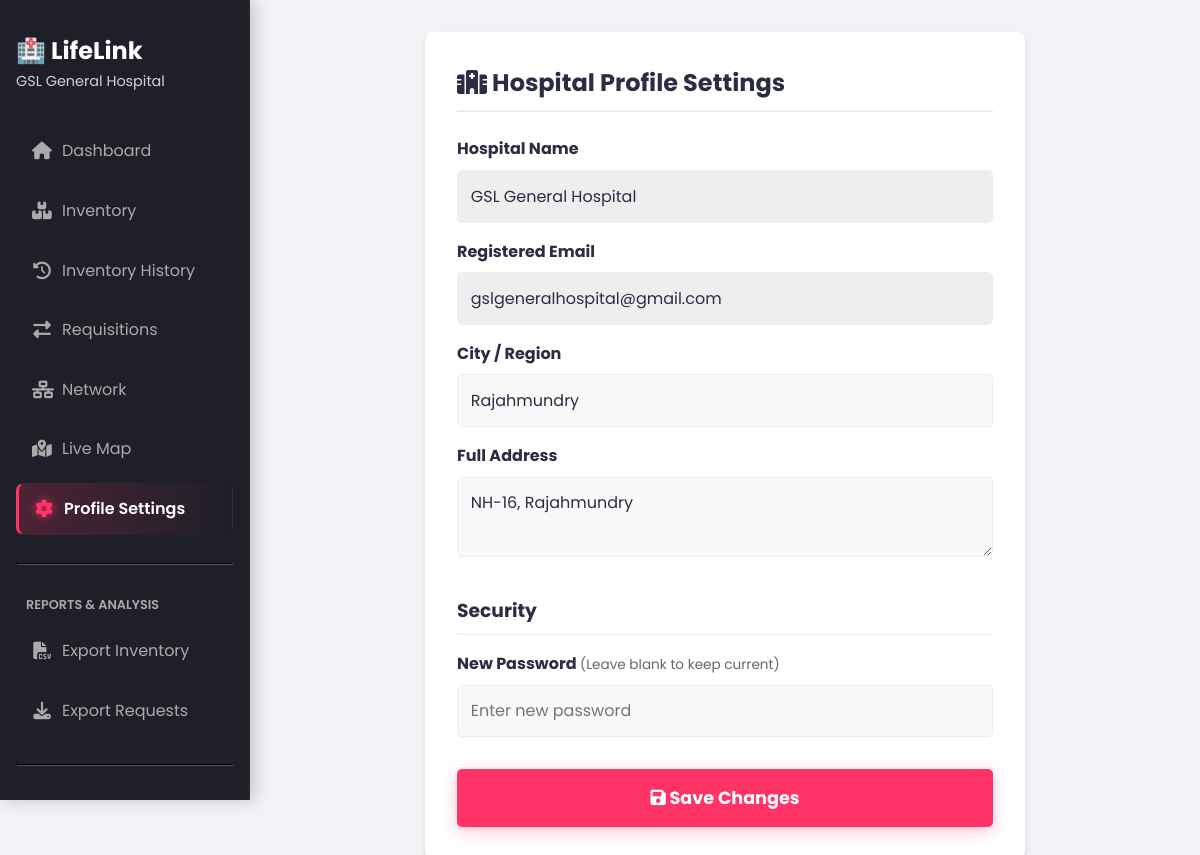
Screenshot of /hospital/profile (signed in) with the database file from the repository.
### models.py (models this page shows, shortened)
class Hospital(UserMixin, db.Model):
    __tablename__ = 'hospitals'
    id = db.Column(db.Integer, primary_key=True)
    name = db.Column(db.String(100), nullable=False)
    email = db.Column(db.String(100), unique=True, nullable=True)
    password_hash = db.Column(db.String(200), nullable=True)
    city = db.Column(db.String(50), nullable=False)
    address = db.Column(db.String(255), nullable=False)
    mobile_number = db.Column(db.String(20), unique=True, nullable=False)
    latitude = db.Column(db.Float, nullable=True)
    longitude = db.Column(db.Float, nullable=True)
    blood_stock = db.Column(db.JSON, default={})
    is_approved = db.Column(db.Boolean, default=True)

### app.py (the view, shortened to what this page needs)
@app.route('/hospital/profile', methods=['GET', 'POST'])
@login_required
def hospital_profile():
    if not isinstance(current_user, Hospital): return redirect(url_for('home'))
    return render_template('hospital/profile.html')

### app.py (called while the page is built, shortened)
@app.after_request
def add_header(response):
    response.headers['Cache-Control'] = 'no-store, no-cache, must-revalidate, post-check=0, pre-check=0, max-age=0'
    response.headers['Pragma'] = 'no-cache'
    response.headers['Expires'] = '-1'
    return response

@login_manager.user_loader
def load_user(user_id):
    if user_id.startswith('admin_'):
        try:
            uid = int(user_id.split('_')[1])
            return db.session.get(Admin, uid)
        except (IndexError, ValueError):
            return None
    if user_id.startswith('hospital_'):
        try:
            uid = int(user_id.split('_')[1])
            hosp = db.session.get(Hospital, uid)
            if hosp and not hosp.is_approved:
                return None
            return hosp
        except (IndexError, ValueError):
            return None

@app.context_processor
def inject_translations():
    lang = session.get('lang', 'en')
    def _t(key, **kwargs):
        text = TRANSLATIONS.get(lang, TRANSLATIONS['en']).get(key, key)
        for k, v in kwargs.items():
            text = text.replace(f"{{{k}}}", str(v))
        return text
    return dict(_=_t, current_lang=lang, datetime=datetime)

@app.before_request
def run_background_tasks():
    if not request.path.startswith('/static'):
        try:
            update_request_statuses()
            send_eligibility_reminders()
        except:
            pass # Keep app stable if DB is not ready

def update_request_statuses():
    try:
        now = datetime.utcnow()
        expiry_threshold = now - timedelta(hours=24)
        expired_reqs = BloodRequest.query.filter(
            BloodRequest.status == 'Pending',
            BloodRequest.created_at <= expiry_threshold
        ).all()
        for req in expired_reqs:
            req.status = 'Expired'
        expired_broadcasts = HospitalBroadcast.query.filter(
            HospitalBroadcast.status == 'Active',
            HospitalBroadcast.created_at <= expiry_threshold
        ).all()
        for b in expired_broadcasts:
            b.status = 'Expired'
        db.session.commit()
    except Exception as e:
        print(f"Error updating request statuses: {e}")
        db.session.rollback()

### templates/hospital/profile.html
{% extends 'hospital/base.html' %}
{% block hospital_content %}
<div style="max-width: 600px; margin: auto; background: var(--surface); padding: 2rem; border-radius: 8px; box-shadow: 0 4px 6px rgba(0,0,0,0.1);">
    <h2 style="margin-bottom: 1.5rem; border-bottom: 2px solid var(--border-color); padding-bottom: 0.5rem;"><i class="fas fa-hospital"></i> Hospital Profile Settings</h2>
    <form method="POST" action="{{ url_for('hospital_profile') }}">
        <div style="margin-bottom: 1rem;">
            <label style="display: block; margin-bottom: 0.5rem; font-weight: bold;">Hospital Name</label>
            <input type="text" value="{{ current_user.name }}" disabled style="width: 100%; padding: 0.8rem; border: 1px solid var(--border-color); border-radius: 5px; background: #eee; cursor: not-allowed; box-sizing: border-box;">
        </div>
        <div style="margin-bottom: 1rem;">
            <label style="display: block; margin-bottom: 0.5rem; font-weight: bold;">Registered Email</label>
            <input type="text" value="{{ current_user.email }}" disabled style="width: 100%; padding: 0.8rem; border: 1px solid var(--border-color); border-radius: 5px; background: #eee; cursor: not-allowed; box-sizing: border-box;">
        </div>
        <div style="margin-bottom: 1rem;">
            <label style="display: block; margin-bottom: 0.5rem; font-weight: bold;">City / Region</label>
            <input type="text" name="city" value="{{ current_user.city }}" required style="width: 100%; padding: 0.8rem; border: 1px solid var(--border-color); border-radius: 5px; box-sizing: border-box;">
        </div>
        <div style="margin-bottom: 1.5rem;">
            <label style="display: block; margin-bottom: 0.5rem; font-weight: bold;">Full Address</label>
            <textarea name="address" required style="width: 100%; padding: 0.8rem; border: 1px solid var(--border-color); border-radius: 5px; box-sizing: border-box; min-height: 80px;">{{ current_user.address }}</textarea>
        </div>
        <h3 style="margin-top: 2rem; margin-bottom: 1rem; border-bottom: 1px solid var(--border-color); padding-bottom: 0.5rem;">Security</h3>
        <div style="margin-bottom: 2rem;">
            <label style="display: block; margin-bottom: 0.5rem; font-weight: bold;">New Password <span style="font-weight: normal; color: #666; font-size: 0.85em;">(Leave blank to keep current)</span></label>
            <input type="password" name="new_password" placeholder="Enter new password" style="width: 100%; padding: 0.8rem; border: 1px solid var(--border-color); border-radius: 5px; box-sizing: border-box;">
        </div>
        <button type="submit" class="btn" style="width: 100%; padding: 1rem; font-size: 1.1rem; background: var(--primary); color: white; border: none; border-radius: 5px; cursor: pointer; font-weight: bold;"><i class="fas fa-save"></i> Save Changes</button>
    </form>
</div>
{% endblock %}

### templates/hospital/base.html (shortened to what this page needs)
<!DOCTYPE html>
<html lang="{{ current_lang }}">
<head>
    <link rel="stylesheet" href="{{ url_for('static', filename='css/style.css') }}">
    <link rel="stylesheet" href="https://cdnjs.cloudflare.com/ajax/libs/font-awesome/6.4.0/css/all.min.css">
</head>
<body>
    <div class="sidebar">
        <h2>🏥 LifeLink</h2>
        <p style="font-size: 0.9em; margin-bottom: 2rem; opacity: 0.8;">{{ current_user.name }}</p>
        <a href="{{ url_for('hospital_dashboard') }}" class="{{ 'active' if request.endpoint == 'hospital_dashboard' else '' }}"><i class="fas fa-home"></i> Dashboard</a>
        <a href="{{ url_for('hospital_inventory') }}" class="{{ 'active' if request.endpoint == 'hospital_inventory' else '' }}"><i class="fas fa-boxes"></i> Inventory</a>
        <a href="{{ url_for('hospital_history') }}" class="{{ 'active' if request.endpoint == 'hospital_history' else '' }}"><i class="fas fa-history"></i> Inventory History</a>
        <a href="{{ url_for('hospital_requisition') }}" class="{{ 'active' if request.endpoint == 'hospital_requisition' or request.endpoint == 'fulfill_requisition' else '' }}"><i class="fas fa-exchange-alt"></i> Requisitions</a>
        <a href="{{ url_for('hospital_network') }}" class="{{ 'active' if request.endpoint == 'hospital_network' else '' }}"><i class="fas fa-network-wired"></i> Network</a>
        <a href="{{ url_for('hospital_map') }}" class="{{ 'active' if request.endpoint == 'hospital_map' else '' }}"><i class="fas fa-map-marked-alt"></i> Live Map</a>
        <a href="{{ url_for('hospital_profile') }}" class="{{ 'active' if request.endpoint == 'hospital_profile' else '' }}"><i class="fas fa-cog"></i> Profile Settings</a>
        <hr style="border-color: #555; margin: 20px 0;">
        <div style="padding: 10px; color: #aaa; text-transform: uppercase; font-size: 0.8em; font-weight: 600;">Reports & Analysis</div>
        <a href="{{ url_for('hospital_export', report_type='inventory') }}"><i class="fas fa-file-csv"></i> Export Inventory</a>
        <a href="{{ url_for('hospital_export', report_type='requests') }}"><i class="fas fa-download"></i> Export Requests</a>
        <hr style="border-color: #555; margin: 20px 0;">
        <a href="{{ url_for('home') }}"> Main Site</a>
    </div>
    <div class="content">
        {% block hospital_content %}{% endblock %}
    </div>
</body>
</html>

### static/css/style.css (style rules this page uses)
:root { --primary: #FF3366; --primary-dark: #cc0044; --secondary: #2B2D42; --accent: #27ae60; --background: #f0f2f5; --text: #2B2D42; --white: #ffffff; --glass: rgba(255, 255, 255, 0.95); --shadow: 0 10px 30px rgba(0, 0, 0, 0.08); --radius: 16px; --gradient: linear-gradient(135deg, #FF3366 0%, #FF6B6B 100%); --gradient-hover: linear-gradient(135deg, #FF6B6B 0%, #FF3366 100%); --table-header: #f8f9fa; --table-hover: #fafafa; --input-bg: #f9f9f9; --border-color: #eee; --surface: #ffffff; --btn-text: #ffffff; --footer-bg: var(--secondary); --footer-text: #ffffff; }
* { margin: 0; padding: 0; box-sizing: border-box; font-family: 'Poppins', sans-serif; }
body { background-color: var(--background); color: var(--text); line-height: 1.6; display: flex; flex-direction: column; min-height: 100vh; }
.btn { display: inline-block; padding: 0.8rem 2rem; background: var(--gradient); color: var(--btn-text); border-radius: 50px; text-decoration: none; transition: all 0.3s ease; border: none; cursor: pointer; font-size: 1rem; font-weight: 600; box-shadow: 0 4px 15px rgba(255, 51, 102, 0.3); }
input, select, textarea { width: 100%; padding: 1rem; border: 2px solid var(--border-color); border-radius: 10px; font-size: 1rem; transition: all 0.3s; background: var(--input-bg); color: var(--text); }
label { font-weight: 600; margin-bottom: 0.5rem; display: inline-block; color: var(--secondary); }

### templates/hospital/base.html (style rules this page uses)
body { font-family: 'Poppins', sans-serif; margin: 0; background: var(--background); }
.sidebar { width: 250px; background: rgba(20,20,30,0.95); backdrop-filter: blur(10px); color: white; padding: 2rem 1rem; position: fixed; top: 0; left: 0; height: 100vh; overflow-y: auto; box-sizing: border-box; display: flex; flex-direction: column; border-right: 1px solid rgba(255,255,255,0.05); z-index: 100; box-shadow: 4px 0 15px rgba(0,0,0,0.2); }
.sidebar a { color: #aaa; display: flex; align-items: center; gap: 10px; padding: 12px 15px; text-decoration: none; border-radius: 8px; margin-bottom: 8px; transition: all 0.3s cubic-bezier(0.4, 0, 0.2, 1); border: 1px solid transparent; }
.sidebar a i { font-size: 1.1em; width: 20px; text-align: center; transition: color 0.3s; }
.sidebar a.active { color: white; background: linear-gradient(90deg, rgba(255,51,102,0.2), rgba(255,51,102,0)); border-left: 3px solid var(--primary); font-weight: 600; }
.sidebar a.active i { color: var(--primary); text-shadow: 0 0 10px rgba(255,51,102,0.8); }
.content { margin-left: 250px; padding: 2rem; color: var(--text); overflow-x: hidden; min-height: 100vh; box-sizing: border-box; }

### rows the page displays
Hospital: name "GSL General Hospital", email "gslgeneralhospital@gmail.com", city "Rajahmundry", address "NH-16, Rajahmundry"
